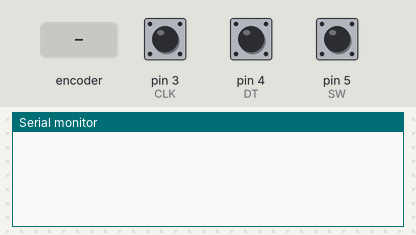
Bench run of a sketch on a simulated Arduino Mega 2560, built with avr-gcc and run on an emulated ATmega2560. Shown: the last lines printed to the serial monitor. Inputs (shaded band) come from the test bench; at power-on: pin 5 (SW) HIGH, pin 3 (CLK) HIGH, pin 4 (DT) HIGH.

Above: at 1.2 s.
1.3 s: rotary encoder on pin 3 (CLK) / pin 4 (DT) turned 1 step (first pin leading)
At 2.2 s:
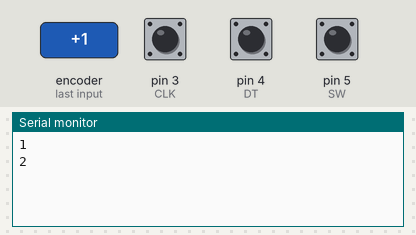
3.0 s: pin 5 (SW) pulled LOW for 0.15 s
At 3.5 s:
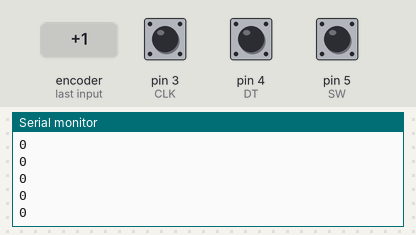
4.6 s: rotary encoder on pin 3 (CLK) / pin 4 (DT) turned 3 steps (first pin leading)
At 6.2 s:
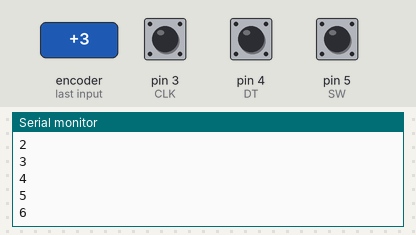
Timing chart, 0 to 7.7 s (numbered marks = the images above; inputs shaded):
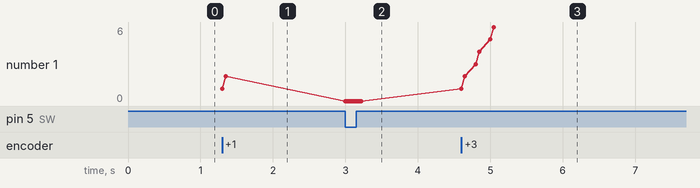

Measured:
- after the input at 1.3 s, the serial monitor: prints a new line at once (image 1)
- after the input at 3.0 s, the serial monitor: prints a new line at once (image 2)
- after the input at 4.6 s, the serial monitor: prints a new line at once (image 3)
- plotted number 1: 2 → 0 after the input at 3.0 s, 0 → 6 after the input at 4.6 s

The sketch:

Copy_of_Counter.ino
```cpp
 #define CLK 3
#define DT 4
#define SW 5
int counter = 0;
int state;
int Laststate;

void setup() {
  pinMode(CLK,INPUT);
  pinMode(DT,INPUT);
  pinMode(SW,INPUT);
  Serial.begin(9600);

  Laststate = digitalRead(CLK);
}

void loop() {
  state = digitalRead(CLK);
  if(state != Laststate)
  {
    if(digitalRead(DT) != state)
    {
      counter++;
      }
      else
      {
        counter--;
        }

         Serial.println(counter);
  }

  if(digitalRead(SW) != 1)
  {
    counter=0;
    Serial.println(counter);
    }

    Laststate= state;

   }
```
